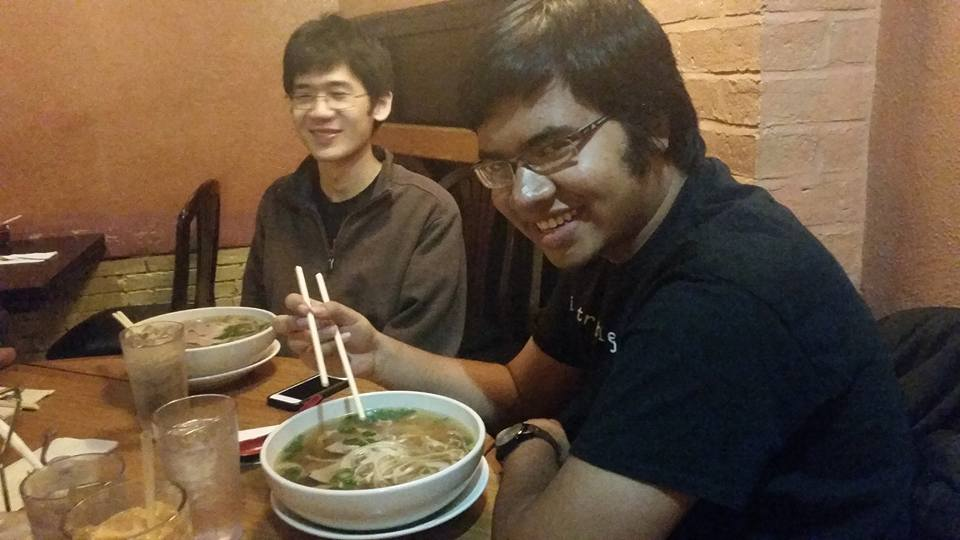
#> input picture Images/larry.jpg, 960 x 540 px
$ python cannyedge.py   (Python 2 division)
#> lines starting #> are read from the running program, lines starting #| are printed output that depends on the picture
import numpy as np
import cv2
from matplotlib import pyplot as plt

startA = 100
startB = 200
img = cv2.imread('Images/larry.jpg')
#> img is the input picture: shape (540, 960, 3); mean B, G, R 63.3, 83.2, 103.7
edges = cv2.Canny(img,startA,startB)
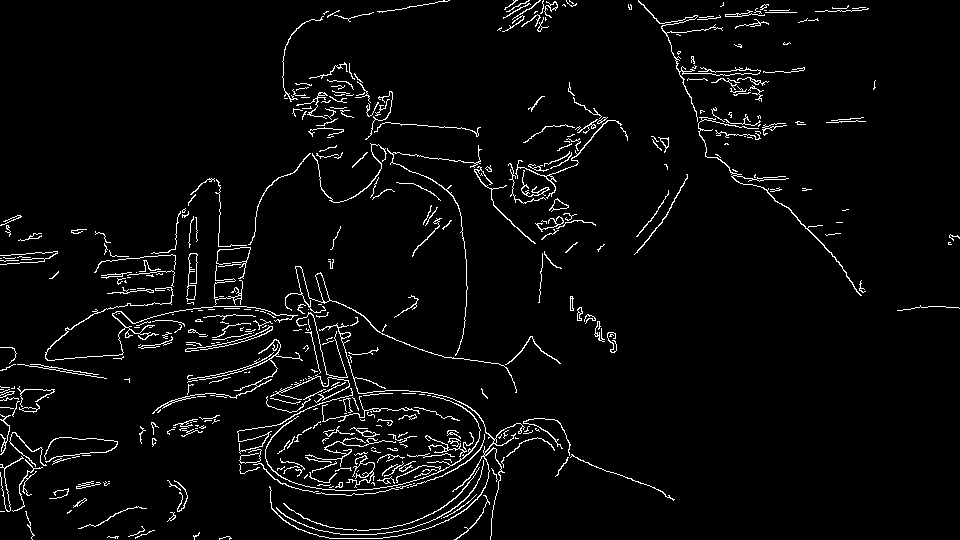
#> edges: shape (540, 960); 3.9% white in thin lines or dots

def nothing(x):
    pass

cv2.namedWindow('img')
cv2.createTrackbar('A','img',startA,1000,nothing)
cv2.createTrackbar('B','img',startB,1000,nothing)


while True:
    cv2.imshow('img', edges)
    k = cv2.waitKey(20)
#> (key Esc is pressed here)
    if k == 27:
        break
    a = cv2.getTrackbarPos('A','img')
    b = cv2.getTrackbarPos('B','img')
    edges = cv2.Canny(img,a,b)

print 'destroying all windows'
cv2.destroyAllWindows()
